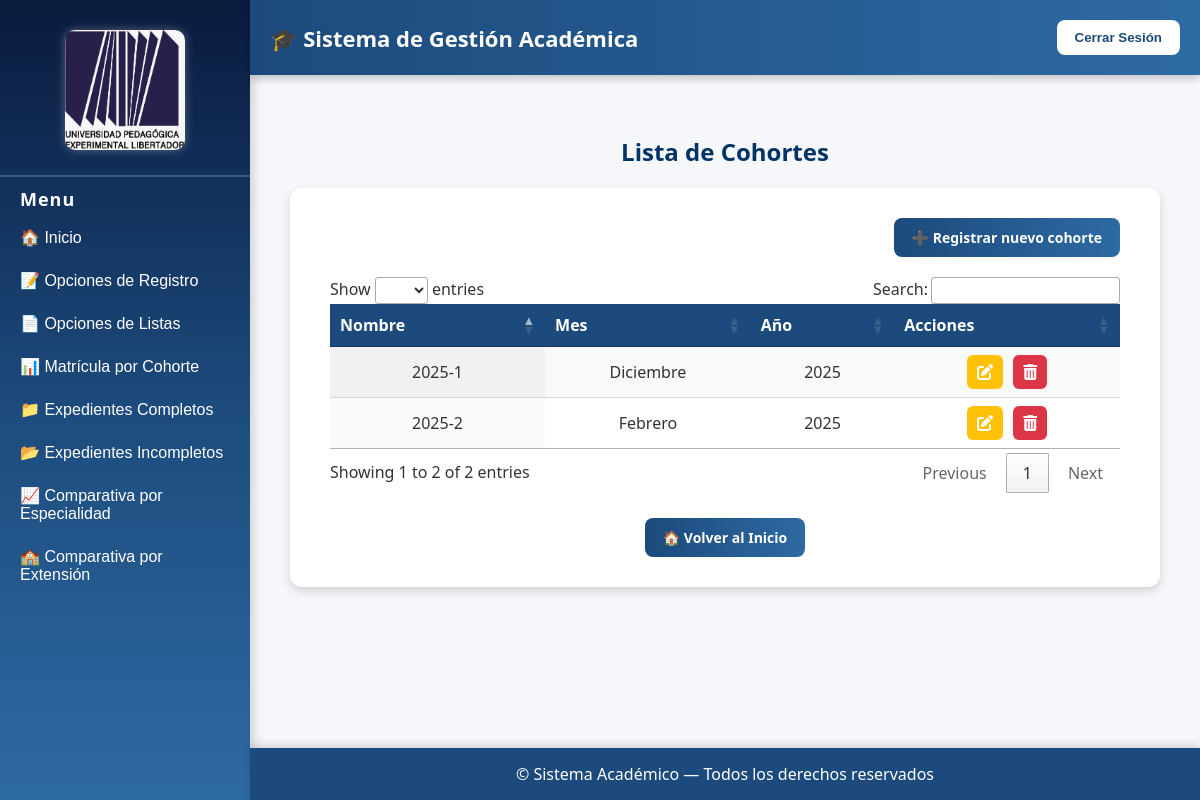
/cohortes/ (signed in), run on the app's committed database.
### estudiantes/models.py (models this page shows, shortened)
class Cohorte(models.Model):
    MESES = [
        ('Enero', 'Enero'),
        ('Febrero', 'Febrero'),
        ('Marzo', 'Marzo'),
        ('Abril', 'Abril'),
        ('Mayo', 'Mayo'),
        ('Junio', 'Junio'),
        ('Julio', 'Julio'),
        ('Agosto', 'Agosto'),
        ('Septiembre', 'Septiembre'),
        ('Octubre', 'Octubre'),
        ('Noviembre', 'Noviembre'),
        ('Diciembre', 'Diciembre'),
    ]
    AÑOS = [(str(a), str(a)) for a in range(1900, datetime.now().year + 1)]
    nombre_cohorte = models.CharField(max_length=100, unique=True, verbose_name="Nombre de Cohorte")
    mes = models.CharField(max_length=20, choices=MESES)
    anio = models.CharField(max_length=4, choices=AÑOS)
    class Meta:
        unique_together = ('mes', 'anio')
        verbose_name = "Cohorte"
        verbose_name_plural = "Cohortes"

### estudiantes/views.py (the view)
# urls.py: path('cohortes/', views.listar_cohortes, name='listar_cohortes'),
def listar_cohortes(request):
    cohortes = Cohorte.objects.all().order_by('nombre_cohorte')
    return render(request, 'listar_cohortes.html', {'cohortes': cohortes})

### estudiantes/templates/listar_cohortes.html (shortened to what this page needs)
{% extends 'home.html' %}
{% load static %}
{% block content %}
<h2>Lista de Cohortes</h2>
<div style="max-width:1000px; margin:0 auto; background:white; padding:30px 40px; border-radius:12px; box-shadow:0 4px 10px rgba(0,0,0,0.15);">
    <div style="text-align:right; margin-bottom:20px;">
        {% if request.session.usuario_rol == "Administrador" or request.session.usuario_rol == "Secretaria" %}
        <a href="{% url 'registrar_cohorte' %}" class="btn-action">➕ Registrar nuevo cohorte</a>
        {% endif %}
    </div>
    <table id="tablaCohortes" class="display responsive nowrap" style="width:100%">
        <thead>
            <tr>
                <th>Nombre</th>
                <th>Mes</th>
                <th>Año</th>
                <th>Acciones</th>
            </tr>
        </thead>
        <tbody>
            {% for c in cohortes %}
            <tr>
                <td>{{ c.nombre_cohorte }}</td>
                <td>{{ c.mes }}</td>
                <td>{{ c.anio }}</td>
                <td>
                    {% if request.session.usuario_rol == "Administrador" %}
                    <a href="{% url 'editar_cohorte' c.id %}" class="btn-icon" title="Editar">
                        <i class="fas fa-edit"></i>
                    </a>
                    {% endif %}
                    {% if request.session.usuario_rol == "Administrador" %}
                    <a href="{% url 'eliminar_cohorte' c.id %}" class="btn-icon delete" title="Eliminar">
                        <i class="fas fa-trash-alt"></i>
                    </a>
                    {% endif %}
                </td>
            </tr>
            {% endfor %}
        </tbody>
    </table>
    <div style="text-align:center; margin-top:25px;">
        <a href="{% url 'home' %}" class="btn-home">🏠 Volver al Inicio</a>
    </div>
</div>
<link rel="stylesheet" href="https://cdnjs.cloudflare.com/ajax/libs/font-awesome/6.5.0/css/all.min.css">
<link rel="stylesheet" href="https://cdn.datatables.net/1.13.6/css/jquery.dataTables.min.css">
<link rel="stylesheet" href="https://cdn.datatables.net/responsive/2.5.0/css/responsive.dataTables.min.css">
{% endblock %}

### estudiantes/templates/home.html (style rules this page uses)
body { margin: 0; font-family: "Segoe UI", Tahoma, Geneva, Verdana, sans-serif; background-color: #f5f7fb; color: #333; display: flex; height: 100vh; }
main h2 { color: #003366; text-align: center; }

### estudiantes/templates/listar_cohortes.html (style rules this page uses)
.btn-action, .btn-home { display: inline-block; text-decoration: none; padding: 10px 18px; border-radius: 8px; font-weight: bold; transition: all 0.3s ease; font-size: 14px; background: linear-gradient(90deg,#1c4a7c,#2e6aa3); color: white; }
.btn-icon { display: inline-block; text-decoration: none; font-size: 16px; padding: 6px 10px; margin: 0 3px; border-radius: 6px; color: white; transition: all 0.3s ease; }
.btn-icon i { pointer-events: none; }
.btn-icon[href*="editar"] { background-color: #ffc107; }
.btn-icon.delete { background-color: #dc3545; }
table.dataTable th { background-color: #1c4a7c !important; color: white !important; text-align: center; }
table.dataTable td { text-align: center; }
body { font-family: "Segoe UI", Tahoma, Geneva, Verdana, sans-serif; }

### data on the page
Cohorte: nombre_cohorte "2025-1", mes "Diciembre", anio "2025"
Cohorte: nombre_cohorte "2025-2", mes "Febrero", anio "2025"
